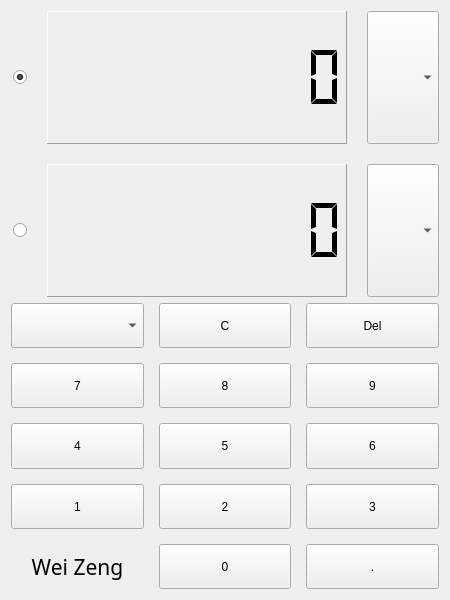
<?xml version="1.0" encoding="UTF-8"?>
<ui version="4.0">
 <class>Form</class>
 <widget class="QWidget" name="Form">
  <property name="geometry">
   <rect>
    <x>0</x>
    <y>0</y>
    <width>450</width>
    <height>600</height>
   </rect>
  </property>
  <property name="sizePolicy">
   <sizepolicy hsizetype="Fixed" vsizetype="Fixed">
    <horstretch>0</horstretch>
    <verstretch>0</verstretch>
   </sizepolicy>
  </property>
  <property name="minimumSize">
   <size>
    <width>450</width>
    <height>600</height>
   </size>
  </property>
  <property name="maximumSize">
   <size>
    <width>450</width>
    <height>600</height>
   </size>
  </property>
  <property name="windowTitle">
   <string>Unit Converter</string>
  </property>
  <layout class="QVBoxLayout" name="verticalLayout">
   <item>
    <layout class="QGridLayout" name="gridLayout_2">
     <property name="spacing">
      <number>20</number>
     </property>
     <item row="0" column="0">
      <widget class="QRadioButton" name="radioButton_up">
       <property name="sizePolicy">
        <sizepolicy hsizetype="Minimum" vsizetype="Minimum">
         <horstretch>0</horstretch>
         <verstretch>0</verstretch>
        </sizepolicy>
       </property>
       <property name="layoutDirection">
        <enum>Qt::RightToLeft</enum>
       </property>
       <property name="text">
        <string/>
       </property>
       <property name="checked">
        <bool>true</bool>
       </property>
      </widget>
     </item>
     <item row="0" column="1">
      <widget class="QLCDNumber" name="lcdNumber_up">
       <property name="minimumSize">
        <size>
         <width>300</width>
         <height>50</height>
        </size>
       </property>
       <property name="frameShape">
        <enum>QFrame::Panel</enum>
       </property>
       <property name="digitCount">
        <number>9</number>
       </property>
       <property name="segmentStyle">
        <enum>QLCDNumber::Flat</enum>
       </property>
      </widget>
     </item>
     <item row="0" column="3">
      <widget class="QComboBox" name="comboBox_up">
       <property name="sizePolicy">
        <sizepolicy hsizetype="Minimum" vsizetype="Minimum">
         <horstretch>0</horstretch>
         <verstretch>0</verstretch>
        </sizepolicy>
       </property>
       <property name="maximumSize">
        <size>
         <width>16777215</width>
         <height>16777215</height>
        </size>
       </property>
      </widget>
     </item>
     <item row="1" column="0">
      <widget class="QRadioButton" name="radioButton_down">
       <property name="sizePolicy">
        <sizepolicy hsizetype="Minimum" vsizetype="Minimum">
         <horstretch>0</horstretch>
         <verstretch>0</verstretch>
        </sizepolicy>
       </property>
       <property name="layoutDirection">
        <enum>Qt::RightToLeft</enum>
       </property>
       <property name="text">
        <string/>
       </property>
      </widget>
     </item>
     <item row="1" column="1">
      <widget class="QLCDNumber" name="lcdNumber_down">
       <property name="minimumSize">
        <size>
         <width>300</width>
         <height>50</height>
        </size>
       </property>
       <property name="frameShape">
        <enum>QFrame::Panel</enum>
       </property>
       <property name="digitCount">
        <number>9</number>
       </property>
       <property name="segmentStyle">
        <enum>QLCDNumber::Flat</enum>
       </property>
      </widget>
     </item>
     <item row="1" column="3">
      <widget class="QComboBox" name="comboBox_down">
       <property name="sizePolicy">
        <sizepolicy hsizetype="Minimum" vsizetype="Minimum">
         <horstretch>0</horstretch>
         <verstretch>0</verstretch>
        </sizepolicy>
       </property>
       <property name="maximumSize">
        <size>
         <width>16777215</width>
         <height>16777215</height>
        </size>
       </property>
      </widget>
     </item>
    </layout>
   </item>
   <item>
    <layout class="QGridLayout" name="gridLayout">
     <property name="spacing">
      <number>15</number>
     </property>
     <item row="0" column="1">
      <widget class="QPushButton" name="pushButton_clr">
       <property name="sizePolicy">
        <sizepolicy hsizetype="Minimum" vsizetype="Minimum">
         <horstretch>0</horstretch>
         <verstretch>0</verstretch>
        </sizepolicy>
       </property>
       <property name="minimumSize">
        <size>
         <width>0</width>
         <height>30</height>
        </size>
       </property>
       <property name="text">
        <string>C</string>
       </property>
      </widget>
     </item>
     <item row="0" column="2">
      <widget class="QPushButton" name="pushButton_del">
       <property name="sizePolicy">
        <sizepolicy hsizetype="Minimum" vsizetype="Minimum">
         <horstretch>0</horstretch>
         <verstretch>0</verstretch>
        </sizepolicy>
       </property>
       <property name="minimumSize">
        <size>
         <width>0</width>
         <height>30</height>
        </size>
       </property>
       <property name="text">
        <string>Del</string>
       </property>
      </widget>
     </item>
     <item row="1" column="0">
      <widget class="QPushButton" name="pushButton_7">
       <property name="sizePolicy">
        <sizepolicy hsizetype="Minimum" vsizetype="Minimum">
         <horstretch>0</horstretch>
         <verstretch>0</verstretch>
        </sizepolicy>
       </property>
       <property name="minimumSize">
        <size>
         <width>0</width>
         <height>30</height>
        </size>
       </property>
       <property name="text">
        <string>7</string>
       </property>
      </widget>
     </item>
     <item row="1" column="1">
      <widget class="QPushButton" name="pushButton_8">
       <property name="sizePolicy">
        <sizepolicy hsizetype="Minimum" vsizetype="Minimum">
         <horstretch>0</horstretch>
         <verstretch>0</verstretch>
        </sizepolicy>
       </property>
       <property name="minimumSize">
        <size>
         <width>0</width>
         <height>30</height>
        </size>
       </property>
       <property name="text">
        <string>8</string>
       </property>
      </widget>
     </item>
     <item row="1" column="2">
      <widget class="QPushButton" name="pushButton_9">
       <property name="sizePolicy">
        <sizepolicy hsizetype="Minimum" vsizetype="Minimum">
         <horstretch>0</horstretch>
         <verstretch>0</verstretch>
        </sizepolicy>
       </property>
       <property name="minimumSize">
        <size>
         <width>0</width>
         <height>30</height>
        </size>
       </property>
       <property name="text">
        <string>9</string>
       </property>
      </widget>
     </item>
     <item row="2" column="0">
      <widget class="QPushButton" name="pushButton_4">
       <property name="sizePolicy">
        <sizepolicy hsizetype="Minimum" vsizetype="Minimum">
         <horstretch>0</horstretch>
         <verstretch>0</verstretch>
        </sizepolicy>
       </property>
       <property name="minimumSize">
        <size>
         <width>0</width>
         <height>30</height>
        </size>
       </property>
       <property name="text">
        <string>4</string>
       </property>
      </widget>
     </item>
     <item row="2" column="1">
      <widget class="QPushButton" name="pushButton_5">
       <property name="sizePolicy">
        <sizepolicy hsizetype="Minimum" vsizetype="Minimum">
         <horstretch>0</horstretch>
         <verstretch>0</verstretch>
        </sizepolicy>
       </property>
       <property name="minimumSize">
        <size>
         <width>0</width>
         <height>30</height>
        </size>
       </property>
       <property name="text">
        <string>5</string>
       </property>
      </widget>
     </item>
     <item row="2" column="2">
      <widget class="QPushButton" name="pushButton_6">
       <property name="sizePolicy">
        <sizepolicy hsizetype="Minimum" vsizetype="Minimum">
         <horstretch>0</horstretch>
         <verstretch>0</verstretch>
        </sizepolicy>
       </property>
       <property name="minimumSize">
        <size>
         <width>0</width>
         <height>30</height>
        </size>
       </property>
       <property name="text">
        <string>6</string>
       </property>
      </widget>
     </item>
     <item row="3" column="0">
      <widget class="QPushButton" name="pushButton_1">
       <property name="sizePolicy">
        <sizepolicy hsizetype="Minimum" vsizetype="Minimum">
         <horstretch>0</horstretch>
         <verstretch>0</verstretch>
        </sizepolicy>
       </property>
       <property name="minimumSize">
        <size>
         <width>0</width>
         <height>30</height>
        </size>
       </property>
       <property name="text">
        <string>1</string>
       </property>
      </widget>
     </item>
     <item row="3" column="1">
      <widget class="QPushButton" name="pushButton_2">
       <property name="sizePolicy">
        <sizepolicy hsizetype="Minimum" vsizetype="Minimum">
         <horstretch>0</horstretch>
         <verstretch>0</verstretch>
        </sizepolicy>
       </property>
       <property name="minimumSize">
        <size>
         <width>0</width>
         <height>30</height>
        </size>
       </property>
       <property name="text">
        <string>2</string>
       </property>
      </widget>
     </item>
     <item row="3" column="2">
      <widget class="QPushButton" name="pushButton_3">
       <property name="sizePolicy">
        <sizepolicy hsizetype="Minimum" vsizetype="Minimum">
         <horstretch>0</horstretch>
         <verstretch>0</verstretch>
        </sizepolicy>
       </property>
       <property name="minimumSize">
        <size>
         <width>0</width>
         <height>30</height>
        </size>
       </property>
       <property name="text">
        <string>3</string>
       </property>
      </widget>
     </item>
     <item row="4" column="1">
      <widget class="QPushButton" name="pushButton_0">
       <property name="sizePolicy">
        <sizepolicy hsizetype="Minimum" vsizetype="Minimum">
         <horstretch>0</horstretch>
         <verstretch>0</verstretch>
        </sizepolicy>
       </property>
       <property name="minimumSize">
        <size>
         <width>0</width>
         <height>30</height>
        </size>
       </property>
       <property name="text">
        <string>0</string>
       </property>
      </widget>
     </item>
     <item row="4" column="2">
      <widget class="QPushButton" name="pushButton_dot">
       <property name="sizePolicy">
        <sizepolicy hsizetype="Minimum" vsizetype="Minimum">
         <horstretch>0</horstretch>
         <verstretch>0</verstretch>
        </sizepolicy>
       </property>
       <property name="minimumSize">
        <size>
         <width>0</width>
         <height>30</height>
        </size>
       </property>
       <property name="text">
        <string>.</string>
       </property>
      </widget>
     </item>
     <item row="0" column="0">
      <widget class="QComboBox" name="comboBox_type">
       <property name="sizePolicy">
        <sizepolicy hsizetype="Minimum" vsizetype="Minimum">
         <horstretch>0</horstretch>
         <verstretch>0</verstretch>
        </sizepolicy>
       </property>
       <property name="font">
        <font>
         <pointsize>10</pointsize>
        </font>
       </property>
       <property name="layoutDirection">
        <enum>Qt::LeftToRight</enum>
       </property>
       <property name="currentText">
        <string/>
       </property>
       <property name="placeholderText">
        <string>转换类型</string>
       </property>
      </widget>
     </item>
     <item row="4" column="0">
      <widget class="QLabel" name="label">
       <property name="font">
        <font>
         <family>Euclid Fraktur</family>
         <pointsize>16</pointsize>
        </font>
       </property>
       <property name="layoutDirection">
        <enum>Qt::LeftToRight</enum>
       </property>
       <property name="text">
        <string>Wei Zeng</string>
       </property>
       <property name="alignment">
        <set>Qt::AlignCenter</set>
       </property>
      </widget>
     </item>
    </layout>
   </item>
  </layout>
 </widget>
 <resources/>
 <connections/>
</ui>
